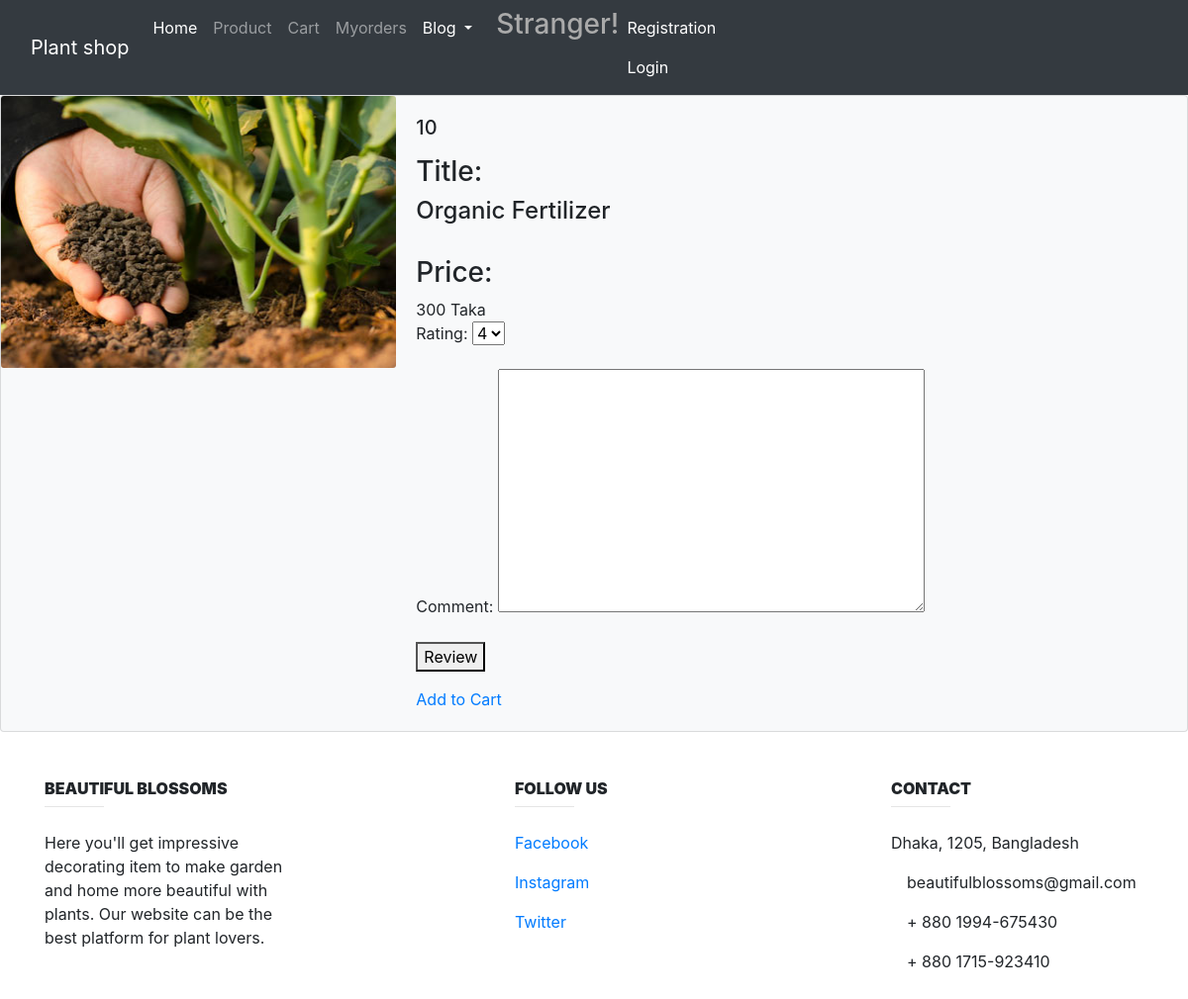
Page /Product/10 on the earlier database version.
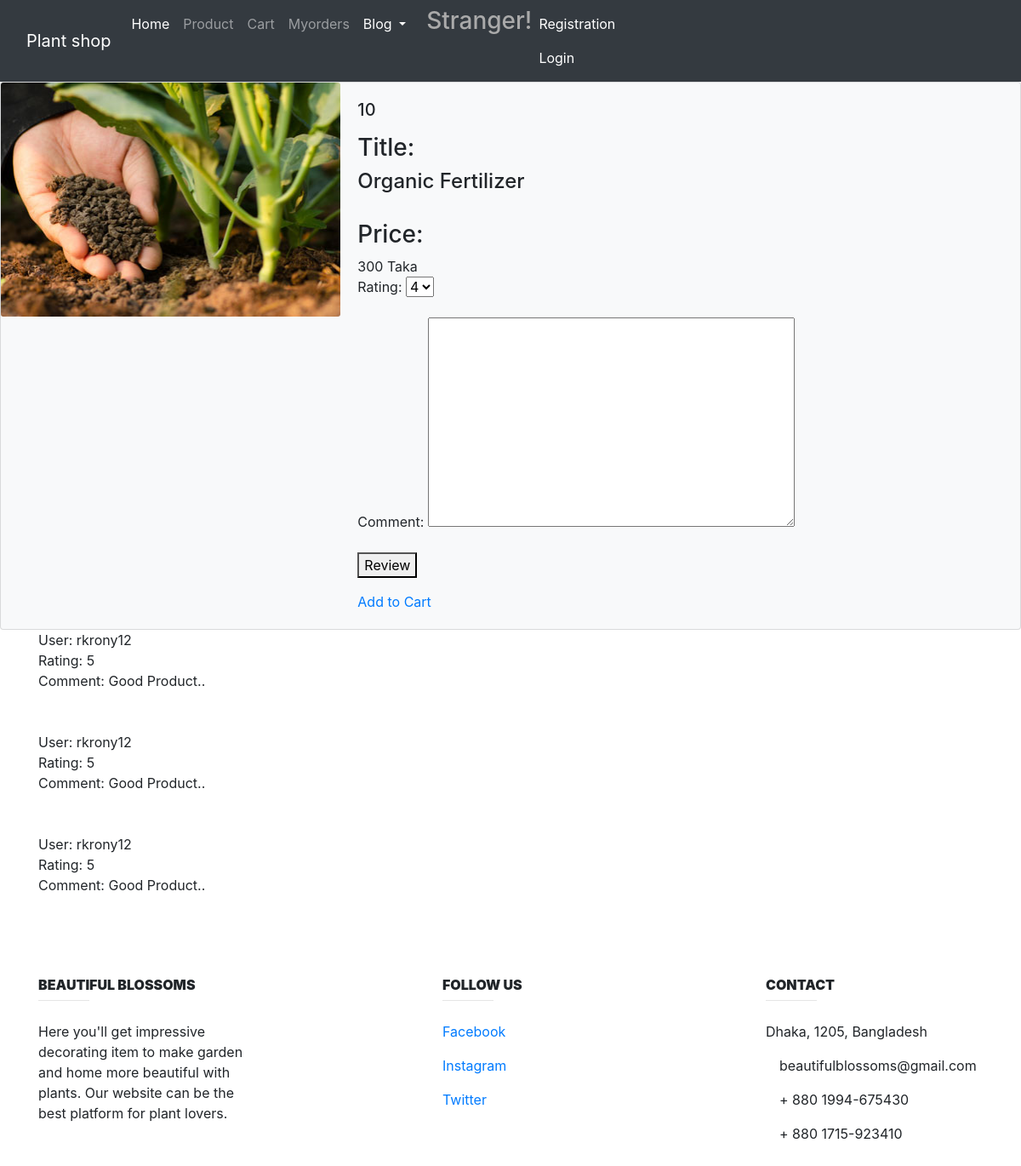
Same page on the later database version.
### Product/models.py (models this page shows, shortened)
class Review(models.Model):
     RATING_OPTIONS = (
         ('1', '1'),
         ('2', '2'),
         ('3', '3'),
         ('4', '4'),
         ('5', '5')
     )
     rating = models.CharField(max_length=10, choices = RATING_OPTIONS, default='4')
     comment = models.TextField(blank=True, null=True)
     user = models.ForeignKey(User, on_delete=models.CASCADE, null=True, blank=True)

### Product/views.py (the view, shortened to what this page needs)
# urls.py: path('Product/<int:product_id>', product_views.showDetails, name='detail_view'),
def showDetails(request, product_id):
    searched_product = get_object_or_404(Product, id=product_id)
    form = ReviewForm()
    context = {
        'search': searched_product,
        'form': form
    }
    return render(request, 'Product/show_product_details.html', context)

### Product/forms.py
class ReviewForm(forms.ModelForm):
    class Meta:
        model = Review
        fields = ('rating', 'comment')

### templates/Product/show_product_details.html (shortened to what this page needs)
{% extends 'Base.html' %}
{% block content  %}
        <div class="card bg-light mb-2`" >
          <div class="row no-gutters">
            <div class="col-md-4">
              <img src="{{ search.picture.url }}" class="card-img" alt="...">
            </div>
            <div class="col-md-8">
              <div class="card-body">
                <h5 class="card-title">{{ search.id }}</h5>
                <p class="card-text">
                  <h3> Title: </h3><h4> {{ search.product_name }}</h4> <br>
                   <h3>Price: </h3> {{ search.price }} Taka <br>
                  <form method="POST">
                            {{ form.as_p }}
                            <button type="submit">Review</button>
                    </form>
                  </p>
                  <a href="{% url 'update-cart' search.id %}" >Add to Cart</a>
              </div>
            </div>
          </div>
        </div>
   <div class="container">
        {% for review in search.reviews.all %}
            User: {{ review.user.username }}<br>
            Rating: {{ review.rating }} <br>
            Comment: {{ review.comment }} <br><br><br>
        {% endfor %}
    </div>
{% endblock content %}

Differences in the rows shown:
added Review: user.username "rkrony12", rating "5", comment "Good Product.."
added Review: user.username "rkrony12", rating "5", comment "Good Product.."
added Review: user.username "rkrony12", rating "5", comment "Good Product.."
